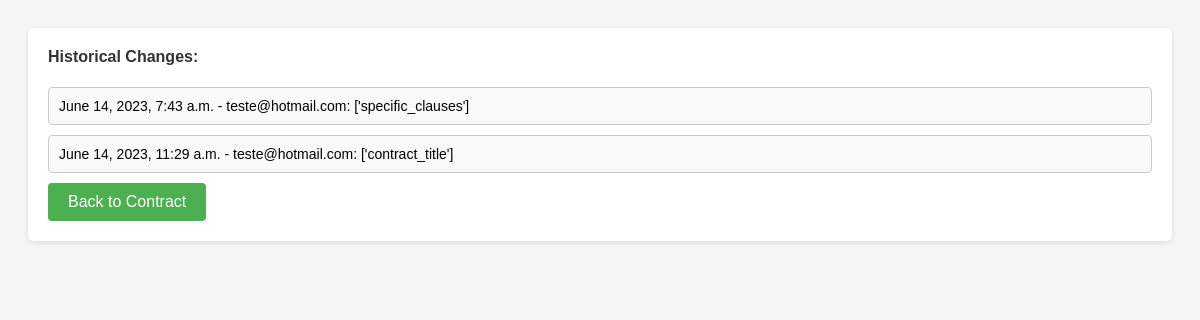
Page /contratos/historical-changes/22/ on the committed database.
### contratos/models.py (models this page shows)
class HistoricoAlteracoes(models.Model) :
    contrato = models.ForeignKey(Contrato, on_delete=models.CASCADE)
    usuario = models.ForeignKey(CustomUser, on_delete=models.CASCADE)
    data_alteracao = models.DateTimeField(auto_now=True)
    alteracoes = models.TextField()

### autenticacao/models.py (models this page shows, shortened)
class CustomUser(AbstractUser):
    email = models.EmailField(unique=True)  # Adiciona o campo de email
    class Meta:
        db_table = 'autenticacao_customuser'

### contratos/views.py (the view)
# urls.py: path('historical-changes/<int:contract_id>/', views.historical_changes, name='historical_changes'),
def historical_changes(request, contract_id) :
    contrato = get_object_or_404(Contrato, pk=contract_id)
    return render(request, 'contratos/historical_changes.html', {'contrato' : contrato})

### contratos/templates/contratos/historical_changes.html (shortened to what this page needs)
<!DOCTYPE html>
<html>
<head>
</head>
<body>
    <div class="container">
        <h4>Historical Changes:</h4>
        {% if contrato.historicoalteracoes_set.all %}
            {% for alteracao in contrato.historicoalteracoes_set.all %}
                <div class="change-item">
                    <p>{{ alteracao.data_alteracao }} - {{ alteracao.usuario.username }}: {{ alteracao.alteracoes }}</p>
                </div>
            {% endfor %}
        {% else %}
            <p class="no-changes">No historical changes.</p>
        {% endif %}
        <a href="{% url 'contratos:contract_information' contrato.id %}" class="back-button">Back to Contract</a>
    </div>
</body>
</html>

### contratos/templates/contratos/historical_changes.html (style rules this page uses)
body { font-family: Arial, sans-serif; background-color: #f5f5f5; padding: 20px; }
h4 { margin-top: 0; color: #333; }
.container { background-color: #fff; padding: 20px; border-radius: 5px; box-shadow: 0 2px 5px rgba(0, 0, 0, 0.1); }
.change-item { margin-bottom: 10px; padding: 10px; background-color: #f9f9f9; border: 1px solid #ccc; border-radius: 4px; }
.change-item p { margin: 0; font-size: 14px; }
.back-button { display: inline-block; background-color: #4CAF50; color: white; padding: 10px 20px; text-align: center; text-decoration: none; border-radius: 4px; transition: background-color 0.3s ease; }

### rows in the picture
HistoricoAlteracoes: data_alteracao "June 14, 2023, 7:43 a.m.", usuario.username "teste@hotmail.com", alteracoes "['specific_clauses']"
HistoricoAlteracoes: data_alteracao "June 14, 2023, 11:29 a.m.", usuario.username "teste@hotmail.com", alteracoes "['contract_title']"
